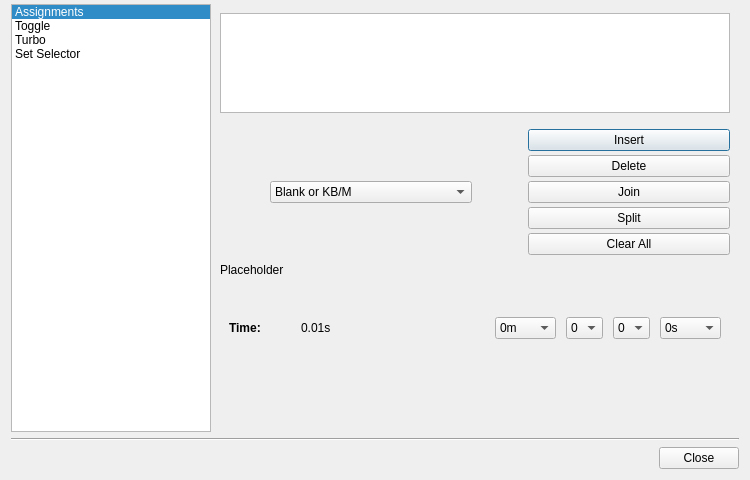
<?xml version="1.0" encoding="UTF-8"?>
<ui version="4.0">
 <class>AdvanceButtonDialog</class>
 <widget class="QDialog" name="AdvanceButtonDialog">
  <property name="windowModality">
   <enum>Qt::NonModal</enum>
  </property>
  <property name="geometry">
   <rect>
    <x>0</x>
    <y>0</y>
    <width>750</width>
    <height>480</height>
   </rect>
  </property>
  <property name="sizePolicy">
   <sizepolicy hsizetype="Preferred" vsizetype="Preferred">
    <horstretch>0</horstretch>
    <verstretch>0</verstretch>
   </sizepolicy>
  </property>
  <property name="minimumSize">
   <size>
    <width>750</width>
    <height>480</height>
   </size>
  </property>
  <property name="windowTitle">
   <string>Advanced</string>
  </property>
  <property name="styleSheet">
   <string notr="true"/>
  </property>
  <property name="modal">
   <bool>false</bool>
  </property>
  <layout class="QVBoxLayout" name="verticalLayout">
   <property name="spacing">
    <number>6</number>
   </property>
   <property name="topMargin">
    <number>4</number>
   </property>
   <item>
    <layout class="QHBoxLayout" name="horizontalLayout" stretch="0,0">
     <property name="spacing">
      <number>0</number>
     </property>
     <item>
      <widget class="QListWidget" name="listWidget">
       <property name="enabled">
        <bool>true</bool>
       </property>
       <property name="sizePolicy">
        <sizepolicy hsizetype="Fixed" vsizetype="Expanding">
         <horstretch>0</horstretch>
         <verstretch>0</verstretch>
        </sizepolicy>
       </property>
       <property name="maximumSize">
        <size>
         <width>200</width>
         <height>16777215</height>
        </size>
       </property>
       <property name="currentRow">
        <number>0</number>
       </property>
       <item>
        <property name="text">
         <string>Assignments</string>
        </property>
       </item>
       <item>
        <property name="text">
         <string>Toggle</string>
        </property>
       </item>
       <item>
        <property name="text">
         <string>Turbo</string>
        </property>
       </item>
       <item>
        <property name="text">
         <string>Set Selector</string>
        </property>
       </item>
      </widget>
     </item>
     <item>
      <widget class="QStackedWidget" name="stackedWidget">
       <property name="sizePolicy">
        <sizepolicy hsizetype="Expanding" vsizetype="Preferred">
         <horstretch>0</horstretch>
         <verstretch>0</verstretch>
        </sizepolicy>
       </property>
       <property name="currentIndex">
        <number>0</number>
       </property>
       <widget class="QWidget" name="page">
        <layout class="QVBoxLayout" name="verticalLayout_9">
         <item>
          <widget class="SlotItemListWidget" name="slotListWidget">
           <property name="sizePolicy">
            <sizepolicy hsizetype="Expanding" vsizetype="Fixed">
             <horstretch>0</horstretch>
             <verstretch>0</verstretch>
            </sizepolicy>
           </property>
           <property name="minimumSize">
            <size>
             <width>0</width>
             <height>100</height>
            </size>
           </property>
           <property name="maximumSize">
            <size>
             <width>16777215</width>
             <height>100</height>
            </size>
           </property>
           <property name="autoFillBackground">
            <bool>false</bool>
           </property>
           <property name="frameShape">
            <enum>QFrame::StyledPanel</enum>
           </property>
           <property name="frameShadow">
            <enum>QFrame::Sunken</enum>
           </property>
           <property name="lineWidth">
            <number>1</number>
           </property>
           <property name="midLineWidth">
            <number>0</number>
           </property>
           <property name="verticalScrollBarPolicy">
            <enum>Qt::ScrollBarAlwaysOff</enum>
           </property>
           <property name="selectionMode">
            <enum>QAbstractItemView::ExtendedSelection</enum>
           </property>
           <property name="flow">
            <enum>QListView::LeftToRight</enum>
           </property>
           <property name="spacing">
            <number>0</number>
           </property>
           <property name="viewMode">
            <enum>QListView::ListMode</enum>
           </property>
           <property name="selectionRectVisible">
            <bool>false</bool>
           </property>
          </widget>
         </item>
         <item>
          <spacer name="verticalSpacer_5">
           <property name="orientation">
            <enum>Qt::Vertical</enum>
           </property>
           <property name="sizeType">
            <enum>QSizePolicy::Fixed</enum>
           </property>
           <property name="sizeHint" stdset="0">
            <size>
             <width>20</width>
             <height>10</height>
            </size>
           </property>
          </spacer>
         </item>
         <item>
          <layout class="QHBoxLayout" name="horizontalLayout_5" stretch="0,0,0,0">
           <property name="bottomMargin">
            <number>0</number>
           </property>
           <item>
            <spacer name="horizontalSpacer">
             <property name="orientation">
              <enum>Qt::Horizontal</enum>
             </property>
             <property name="sizeType">
              <enum>QSizePolicy::Fixed</enum>
             </property>
             <property name="sizeHint" stdset="0">
              <size>
               <width>50</width>
               <height>20</height>
              </size>
             </property>
            </spacer>
           </item>
           <item>
            <widget class="QComboBox" name="slotTypeComboBox">
             <item>
              <property name="text">
               <string>Blank or KB/M</string>
              </property>
             </item>
             <item>
              <property name="text">
               <string>Cycle</string>
              </property>
             </item>
             <item>
              <property name="text">
               <string>Delay</string>
              </property>
             </item>
             <item>
              <property name="text">
               <string>Distance</string>
              </property>
             </item>
             <item>
              <property name="text">
               <string>Execute</string>
              </property>
             </item>
             <item>
              <property name="text">
               <string>Hold</string>
              </property>
             </item>
             <item>
              <property name="text">
               <string>Load</string>
              </property>
             </item>
             <item>
              <property name="text">
               <string>Mouse Mod</string>
              </property>
             </item>
             <item>
              <property name="text">
               <string>Pause</string>
              </property>
             </item>
             <item>
              <property name="text">
               <string>Press Time</string>
              </property>
             </item>
             <item>
              <property name="text">
               <string>Release</string>
              </property>
             </item>
             <item>
              <property name="text">
               <string>Set Change</string>
              </property>
             </item>
             <item>
              <property name="text">
               <string>Text Entry</string>
              </property>
             </item>
            </widget>
           </item>
           <item>
            <spacer name="horizontalSpacer_2">
             <property name="orientation">
              <enum>Qt::Horizontal</enum>
             </property>
             <property name="sizeType">
              <enum>QSizePolicy::Fixed</enum>
             </property>
             <property name="sizeHint" stdset="0">
              <size>
               <width>50</width>
               <height>20</height>
              </size>
             </property>
            </spacer>
           </item>
           <item>
            <layout class="QVBoxLayout" name="verticalLayout_2">
             <property name="spacing">
              <number>4</number>
             </property>
             <item>
              <widget class="QPushButton" name="insertSlotButton">
               <property name="minimumSize">
                <size>
                 <width>0</width>
                 <height>20</height>
                </size>
               </property>
               <property name="toolTip">
                <string>Insert a new blank slot.</string>
               </property>
               <property name="text">
                <string>Insert</string>
               </property>
               <property name="icon">
                <iconset theme="list-add">
                 <normaloff>.</normaloff>.</iconset>
               </property>
              </widget>
             </item>
             <item>
              <widget class="QPushButton" name="deleteSlotButton">
               <property name="minimumSize">
                <size>
                 <width>0</width>
                 <height>20</height>
                </size>
               </property>
               <property name="toolTip">
                <string>Delete a slot.</string>
               </property>
               <property name="text">
                <string>Delete</string>
               </property>
               <property name="icon">
                <iconset theme="list-remove">
                 <normaloff>.</normaloff>.</iconset>
               </property>
              </widget>
             </item>
             <item>
              <widget class="QPushButton" name="joinSlotButton">
               <property name="minimumSize">
                <size>
                 <width>0</width>
                 <height>20</height>
                </size>
               </property>
               <property name="text">
                <string>Join</string>
               </property>
               <property name="icon">
                <iconset theme="join_slots" resource="../resources.qrc">
                 <normaloff>:/images/actions/join_slots.png</normaloff>:/images/actions/join_slots.png</iconset>
               </property>
              </widget>
             </item>
             <item>
              <widget class="QPushButton" name="splitSlotButton">
               <property name="minimumSize">
                <size>
                 <width>0</width>
                 <height>20</height>
                </size>
               </property>
               <property name="text">
                <string>Split</string>
               </property>
               <property name="icon">
                <iconset theme="split_slot" resource="../resources.qrc">
                 <normaloff>:/images/actions/split_slot.png</normaloff>:/images/actions/split_slot.png</iconset>
               </property>
              </widget>
             </item>
             <item>
              <widget class="QPushButton" name="clearAllPushButton">
               <property name="minimumSize">
                <size>
                 <width>0</width>
                 <height>20</height>
                </size>
               </property>
               <property name="toolTip">
                <string>Clear all currently assigned slots.</string>
               </property>
               <property name="text">
                <string>Clear All</string>
               </property>
               <property name="icon">
                <iconset theme="edit-delete">
                 <normaloff>.</normaloff>.</iconset>
               </property>
              </widget>
             </item>
            </layout>
           </item>
          </layout>
         </item>
         <item>
          <spacer name="verticalSpacer_2">
           <property name="orientation">
            <enum>Qt::Vertical</enum>
           </property>
           <property name="sizeType">
            <enum>QSizePolicy::Fixed</enum>
           </property>
           <property name="sizeHint" stdset="0">
            <size>
             <width>20</width>
             <height>2</height>
            </size>
           </property>
          </spacer>
         </item>
         <item>
          <widget class="QLabel" name="slotTypeHelpLabel">
           <property name="text">
            <string>Placeholder</string>
           </property>
           <property name="wordWrap">
            <bool>true</bool>
           </property>
          </widget>
         </item>
         <item>
          <widget class="QStackedWidget" name="slotControlsStackedWidget">
           <property name="currentIndex">
            <number>0</number>
           </property>
           <widget class="QWidget" name="timePage">
            <layout class="QVBoxLayout" name="verticalLayout_12">
             <item>
              <spacer name="verticalSpacer_7">
               <property name="orientation">
                <enum>Qt::Vertical</enum>
               </property>
               <property name="sizeType">
                <enum>QSizePolicy::Fixed</enum>
               </property>
               <property name="sizeHint" stdset="0">
                <size>
                 <width>20</width>
                 <height>20</height>
                </size>
               </property>
              </spacer>
             </item>
             <item>
              <layout class="QHBoxLayout" name="horizontalLayout_2">
               <property name="spacing">
                <number>40</number>
               </property>
               <item>
                <layout class="QHBoxLayout" name="horizontalLayout_9">
                 <item>
                  <widget class="QLabel" name="label_5">
                   <property name="sizePolicy">
                    <sizepolicy hsizetype="Fixed" vsizetype="Preferred">
                     <horstretch>0</horstretch>
                     <verstretch>0</verstretch>
                    </sizepolicy>
                   </property>
                   <property name="font">
                    <font>
                     <weight>75</weight>
                     <bold>true</bold>
                    </font>
                   </property>
                   <property name="toolTip">
                    <string>Specify the duration of an inserted Pause or Hold slot.</string>
                   </property>
                   <property name="text">
                    <string>Time:</string>
                   </property>
                  </widget>
                 </item>
                 <item>
                  <widget class="QLabel" name="actionTimeLabel">
                   <property name="font">
                    <font>
                     <weight>50</weight>
                     <bold>false</bold>
                    </font>
                   </property>
                   <property name="text">
                    <string>0.01s</string>
                   </property>
                  </widget>
                 </item>
                </layout>
               </item>
               <item>
                <layout class="QHBoxLayout" name="horizontalLayout_10">
                 <property name="spacing">
                  <number>10</number>
                 </property>
                 <item>
                  <widget class="QComboBox" name="actionMinutesComboBox">
                   <item>
                    <property name="text">
                     <string>0m</string>
                    </property>
                   </item>
                  </widget>
                 </item>
                 <item>
                  <widget class="QComboBox" name="actionSecondsComboBox">
                   <property name="sizePolicy">
                    <sizepolicy hsizetype="Fixed" vsizetype="Fixed">
                     <horstretch>0</horstretch>
                     <verstretch>0</verstretch>
                    </sizepolicy>
                   </property>
                   <property name="minimumSize">
                    <size>
                     <width>0</width>
                     <height>0</height>
                    </size>
                   </property>
                   <property name="maxVisibleItems">
                    <number>11</number>
                   </property>
                   <item>
                    <property name="text">
                     <string>0</string>
                    </property>
                   </item>
                  </widget>
                 </item>
                 <item>
                  <widget class="QComboBox" name="actionTenthsComboBox">
                   <property name="sizePolicy">
                    <sizepolicy hsizetype="Fixed" vsizetype="Fixed">
                     <horstretch>0</horstretch>
                     <verstretch>0</verstretch>
                    </sizepolicy>
                   </property>
                   <property name="minimumSize">
                    <size>
                     <width>0</width>
                     <height>0</height>
                    </size>
                   </property>
                   <property name="currentIndex">
                    <number>0</number>
                   </property>
                   <item>
                    <property name="text">
                     <string>0</string>
                    </property>
                   </item>
                  </widget>
                 </item>
                 <item>
                  <widget class="QComboBox" name="actionHundredthsComboBox">
                   <item>
                    <property name="text">
                     <string>0s</string>
                    </property>
                   </item>
                  </widget>
                 </item>
                </layout>
               </item>
              </layout>
             </item>
            </layout>
           </widget>
           <widget class="QWidget" name="mouseModPage">
            <layout class="QVBoxLayout" name="verticalLayout_11">
             <item>
              <layout class="QHBoxLayout" name="horizontalLayout_6">
               <item>
                <widget class="QLabel" name="label_8">
                 <property name="font">
                  <font>
                   <weight>75</weight>
                   <bold>true</bold>
                  </font>
                 </property>
                 <property name="toolTip">
                  <string/>
                 </property>
                 <property name="text">
                  <string>&amp;Mouse Speed Mod:</string>
                 </property>
                 <property name="buddy">
                  <cstring>mouseSpeedModSpinBox</cstring>
                 </property>
                </widget>
               </item>
               <item>
                <widget class="QSpinBox" name="mouseSpeedModSpinBox">
                 <property name="minimumSize">
                  <size>
                   <width>81</width>
                   <height>0</height>
                  </size>
                 </property>
                 <property name="toolTip">
                  <string>Set the percentage that mouse speeds will be modified by.</string>
                 </property>
                 <property name="suffix">
                  <string>%</string>
                 </property>
                 <property name="minimum">
                  <number>1</number>
                 </property>
                 <property name="maximum">
                  <number>400</number>
                 </property>
                 <property name="singleStep">
                  <number>1</number>
                 </property>
                 <property name="value">
                  <number>100</number>
                 </property>
                </widget>
               </item>
              </layout>
             </item>
            </layout>
           </widget>
           <widget class="QWidget" name="distancePage">
            <layout class="QVBoxLayout" name="verticalLayout_13">
             <item>
              <layout class="QHBoxLayout" name="horizontalLayout_11">
               <property name="spacing">
                <number>20</number>
               </property>
               <item>
                <widget class="QLabel" name="label_6">
                 <property name="font">
                  <font>
                   <weight>75</weight>
                   <bold>true</bold>
                  </font>
                 </property>
                 <property name="toolTip">
                  <string>Specify the range past an axis dead zone in which a sequence of actions will execute.</string>
                 </property>
                 <property name="text">
                  <string>Distance: </string>
                 </property>
                 <property name="buddy">
                  <cstring>distanceSpinBox</cstring>
                 </property>
                </widget>
               </item>
               <item>
                <widget class="QSpinBox" name="distanceSpinBox">
                 <property name="minimumSize">
                  <size>
                   <width>81</width>
                   <height>0</height>
                  </size>
                 </property>
                 <property name="toolTip">
                  <string>Specify the range past an axis dead zone in which a sequence of actions will execute.</string>
                 </property>
                 <property name="suffix">
                  <string>%</string>
                 </property>
                 <property name="minimum">
                  <number>1</number>
                 </property>
                 <property name="maximum">
                  <number>100</number>
                 </property>
                 <property name="singleStep">
                  <number>1</number>
                 </property>
                </widget>
               </item>
              </layout>
             </item>
            </layout>
           </widget>
           <widget class="QWidget" name="resetCyclePage">
            <layout class="QVBoxLayout" name="verticalLayout_14">
             <item>
              <layout class="QHBoxLayout" name="horizontalLayout_7">
               <property name="spacing">
                <number>10</number>
               </property>
               <item>
                <widget class="QCheckBox" name="autoResetCycleCheckBox">
                 <property name="enabled">
                  <bool>true</bool>
                 </property>
                 <property name="font">
                  <font>
                   <weight>75</weight>
                   <bold>true</bold>
                  </font>
                 </property>
                 <property name="text">
                  <string>Auto Reset Cycle After</string>
                 </property>
                </widget>
               </item>
               <item>
                <widget class="QDoubleSpinBox" name="resetCycleDoubleSpinBox">
                 <property name="enabled">
                  <bool>false</bool>
                 </property>
                 <property name="maximum">
                  <double>60.000000000000000</double>
                 </property>
                 <property name="singleStep">
                  <double>0.500000000000000</double>
                 </property>
                 <property name="value">
                  <double>1.000000000000000</double>
                 </property>
                </widget>
               </item>
               <item>
                <widget class="QLabel" name="resetCycleSecondsLabel">
                 <property name="enabled">
                  <bool>true</bool>
                 </property>
                 <property name="font">
                  <font>
                   <weight>75</weight>
                   <bold>true</bold>
                  </font>
                 </property>
                 <property name="text">
                  <string>seconds</string>
                 </property>
                </widget>
               </item>
              </layout>
             </item>
            </layout>
           </widget>
           <widget class="QWidget" name="loadPage">
            <layout class="QVBoxLayout" name="verticalLayout_16">
             <item>
              <widget class="QPushButton" name="loadProfilePushButton">
               <property name="text">
                <string>Choose Profile</string>
               </property>
              </widget>
             </item>
            </layout>
           </widget>
           <widget class="QWidget" name="slotSetChangePage">
            <layout class="QVBoxLayout" name="verticalLayout_15">
             <item>
              <widget class="QComboBox" name="slotSetChangeComboBox"/>
             </item>
            </layout>
           </widget>
           <widget class="QWidget" name="textEntryPage">
            <layout class="QVBoxLayout" name="verticalLayout_17">
             <item>
              <widget class="QLineEdit" name="textEntryLineEdit"/>
             </item>
            </layout>
           </widget>
           <widget class="QWidget" name="execPage">
            <layout class="QVBoxLayout" name="verticalLayout_19">
             <item>
              <layout class="QVBoxLayout" name="verticalLayout_18">
               <item>
                <layout class="QHBoxLayout" name="horizontalLayout_13">
                 <item>
                  <widget class="QLabel" name="label_4">
                   <property name="text">
                    <string>Executable:</string>
                   </property>
                  </widget>
                 </item>
                 <item>
                  <widget class="QLineEdit" name="execLineEdit"/>
                 </item>
                 <item>
                  <widget class="QToolButton" name="execToolButton">
                   <property name="text">
                    <string>...</string>
                   </property>
                  </widget>
                 </item>
                </layout>
               </item>
               <item>
                <layout class="QHBoxLayout" name="horizontalLayout_12">
                 <item>
                  <widget class="QLabel" name="label_2">
                   <property name="text">
                    <string>Arguments:</string>
                   </property>
                  </widget>
                 </item>
                 <item>
                  <widget class="QLineEdit" name="execArgumentsLineEdit"/>
                 </item>
                </layout>
               </item>
              </layout>
             </item>
            </layout>
           </widget>
          </widget>
         </item>
         <item>
          <spacer name="verticalSpacer_6">
           <property name="orientation">
            <enum>Qt::Vertical</enum>
           </property>
           <property name="sizeType">
            <enum>QSizePolicy::Expanding</enum>
           </property>
           <property name="sizeHint" stdset="0">
            <size>
             <width>20</width>
             <height>10</height>
            </size>
           </property>
          </spacer>
         </item>
        </layout>
       </widget>
       <widget class="QWidget" name="page_2">
        <layout class="QVBoxLayout" name="verticalLayout_7">
         <item>
          <layout class="QVBoxLayout" name="verticalLayout_6">
           <property name="spacing">
            <number>20</number>
           </property>
           <item>
            <widget class="QLabel" name="toggleLabel">
             <property name="text">
              <string>Enabled</string>
             </property>
            </widget>
           </item>
           <item>
            <widget class="QCheckBox" name="toggleCheckbox">
             <property name="text">
              <string/>
             </property>
            </widget>
           </item>
          </layout>
         </item>
         <item>
          <spacer name="verticalSpacer_3">
           <property name="orientation">
            <enum>Qt::Vertical</enum>
           </property>
           <property name="sizeHint" stdset="0">
            <size>
             <width>20</width>
             <height>302</height>
            </size>
           </property>
          </spacer>
         </item>
        </layout>
       </widget>
       <widget class="QWidget" name="page_3">
        <layout class="QVBoxLayout" name="verticalLayout_10">
         <item>
          <layout class="QHBoxLayout" name="horizontalLayout_8">
           <item>
            <layout class="QVBoxLayout" name="verticalLayout_4">
             <item>
              <widget class="QLabel" name="label">
               <property name="sizePolicy">
                <sizepolicy hsizetype="Preferred" vsizetype="Fixed">
                 <horstretch>0</horstretch>
                 <verstretch>0</verstretch>
                </sizepolicy>
               </property>
               <property name="text">
                <string>Enabled</string>
               </property>
              </widget>
             </item>
             <item>
              <widget class="QCheckBox" name="turboCheckbox">
               <property name="text">
                <string/>
               </property>
              </widget>
             </item>
            </layout>
           </item>
           <item>
            <layout class="QVBoxLayout" name="verticalLayout_3">
             <item>
              <widget class="QLabel" name="turboModeLabel">
               <property name="sizePolicy">
                <sizepolicy hsizetype="Preferred" vsizetype="Fixed">
                 <horstretch>0</horstretch>
                 <verstretch>0</verstretch>
                </sizepolicy>
               </property>
               <property name="text">
                <string>Mode:</string>
               </property>
              </widget>
             </item>
             <item>
              <widget class="QComboBox" name="turboModeComboBox">
               <property name="enabled">
                <bool>false</bool>
               </property>
               <property name="toolTip">
                <string>&lt;html&gt;&lt;head/&gt;&lt;body&gt;&lt;p&gt;Normal: Repeatedly press and release a button by the chosen rate.&lt;/p&gt;&lt;p&gt;Gradient: Modify the button press and button release delay based on how far an axis has been moved. The rate will remain the same.&lt;/p&gt;&lt;p&gt;Pulse: Modify how many times a button is pressed and released per second. The button delay will remain the same.&lt;/p&gt;&lt;/body&gt;&lt;/html&gt;</string>
               </property>
               <item>
                <property name="text">
                 <string>Normal</string>
                </property>
               </item>
               <item>
                <property name="text">
                 <string>Gradient</string>
                </property>
               </item>
               <item>
                <property name="text">
                 <string>Pulse</string>
                </property>
               </item>
              </widget>
             </item>
            </layout>
           </item>
          </layout>
         </item>
         <item>
          <spacer name="verticalSpacer">
           <property name="orientation">
            <enum>Qt::Vertical</enum>
           </property>
           <property name="sizeType">
            <enum>QSizePolicy::Fixed</enum>
           </property>
           <property name="sizeHint" stdset="0">
            <size>
             <width>20</width>
             <height>20</height>
            </size>
           </property>
          </spacer>
         </item>
         <item>
          <layout class="QHBoxLayout" name="horizontalLayout_3">
           <property name="spacing">
            <number>6</number>
           </property>
           <property name="topMargin">
            <number>0</number>
           </property>
           <item>
            <widget class="QLabel" name="delayHelpLabel">
             <property name="sizePolicy">
              <sizepolicy hsizetype="Preferred" vsizetype="Preferred">
               <horstretch>0</horstretch>
               <verstretch>0</verstretch>
              </sizepolicy>
             </property>
             <property name="minimumSize">
              <size>
               <width>0</width>
               <height>0</height>
              </size>
             </property>
             <property name="maximumSize">
              <size>
               <width>16777215</width>
               <height>20</height>
              </size>
             </property>
             <property name="text">
              <string>Delay:</string>
             </property>
            </widget>
           </item>
           <item>
            <widget class="QLabel" name="delayValueLabel">
             <property name="sizePolicy">
              <sizepolicy hsizetype="Preferred" vsizetype="Preferred">
               <horstretch>0</horstretch>
               <verstretch>0</verstretch>
              </sizepolicy>
             </property>
             <property name="minimumSize">
              <size>
               <width>0</width>
               <height>0</height>
              </size>
             </property>
             <property name="maximumSize">
              <size>
               <width>16777215</width>
               <height>20</height>
              </size>
             </property>
             <property name="text">
              <string>0.10s</string>
             </property>
            </widget>
           </item>
          </layout>
         </item>
         <item>
          <widget class="QSlider" name="turboSlider">
           <property name="enabled">
            <bool>false</bool>
           </property>
           <property name="sizePolicy">
            <sizepolicy hsizetype="Expanding" vsizetype="Fixed">
             <horstretch>0</horstretch>
             <verstretch>0</verstretch>
            </sizepolicy>
           </property>
           <property name="minimum">
            <number>0</number>
           </property>
           <property name="maximum">
            <number>400</number>
           </property>
           <property name="pageStep">
            <number>10</number>
           </property>
           <property name="value">
            <number>10</number>
           </property>
           <property name="tracking">
            <bool>true</bool>
           </property>
           <property name="orientation">
            <enum>Qt::Horizontal</enum>
           </property>
           <property name="invertedAppearance">
            <bool>false</bool>
           </property>
           <property name="invertedControls">
            <bool>false</bool>
           </property>
           <property name="tickPosition">
            <enum>QSlider::TicksBelow</enum>
           </property>
           <property name="tickInterval">
            <number>10</number>
           </property>
          </widget>
         </item>
         <item>
          <widget class="QCheckBox" name="randomTurboCheckBox">
           <property name="enabled">
            <bool>false</bool>
           </property>
           <property name="toolTip">
            <string>Choose a new press-to-press interval for every turbo cycle.</string>
           </property>
           <property name="text">
            <string>Random interval</string>
           </property>
          </widget>
         </item>
         <item>
          <layout class="QHBoxLayout" name="randomTurboRangeLayout">
           <item>
            <widget class="QLabel" name="randomTurboMinimumLabel">
             <property name="text">
              <string>Minimum:</string>
             </property>
            </widget>
           </item>
           <item>
            <widget class="QSpinBox" name="randomTurboMinimumSpinBox">
             <property name="enabled">
              <bool>false</bool>
             </property>
             <property name="suffix">
              <string> ms</string>
             </property>
             <property name="minimum">
              <number>20</number>
             </property>
             <property name="maximum">
              <number>4000</number>
             </property>
             <property name="singleStep">
              <number>10</number>
             </property>
             <property name="value">
              <number>100</number>
             </property>
            </widget>
           </item>
           <item>
            <widget class="QLabel" name="randomTurboMaximumLabel">
             <property name="text">
              <string>Maximum:</string>
             </property>
            </widget>
           </item>
           <item>
            <widget class="QSpinBox" name="randomTurboMaximumSpinBox">
             <property name="enabled">
              <bool>false</bool>
             </property>
             <property name="suffix">
              <string> ms</string>
             </property>
             <property name="minimum">
              <number>20</number>
             </property>
             <property name="maximum">
              <number>4000</number>
             </property>
             <property name="singleStep">
              <number>10</number>
             </property>
             <property name="value">
              <number>100</number>
             </property>
            </widget>
           </item>
          </layout>
         </item>
         <item>
          <spacer name="verticalSpacer_4">
           <property name="orientation">
            <enum>Qt::Vertical</enum>
           </property>
           <property name="sizeType">
            <enum>QSizePolicy::Fixed</enum>
           </property>
           <property name="sizeHint" stdset="0">
            <size>
             <width>20</width>
             <height>20</height>
            </size>
           </property>
          </spacer>
         </item>
         <item>
          <layout class="QHBoxLayout" name="horizontalLayout_4">
           <item alignment="Qt::AlignTop">
            <widget class="QLabel" name="rateHelpLabel">
             <property name="text">
              <string>Rate:</string>
             </property>
            </widget>
           </item>
           <item alignment="Qt::AlignTop">
            <widget class="QLabel" name="rateValueLabel">
             <property name="text">
              <string>10.0/s</string>
             </property>
            </widget>
           </item>
          </layout>
         </item>
        </layout>
       </widget>
       <widget class="QWidget" name="page_4">
        <layout class="QVBoxLayout" name="verticalLayout_8">
         <item>
          <layout class="QVBoxLayout" name="verticalLayout_5">
           <property name="spacing">
            <number>30</number>
           </property>
           <item>
            <widget class="QLabel" name="label_3">
             <property name="text">
              <string>Enabled</string>
             </property>
            </widget>
           </item>
           <item>
            <widget class="QComboBox" name="setSelectionComboBox">
             <property name="currentIndex">
              <number>0</number>
             </property>
             <property name="maxVisibleItems">
              <number>30</number>
             </property>
             <item>
              <property name="text">
               <string>Disabled</string>
              </property>
             </item>
             <item>
              <property name="text">
               <string>Select Set 1 One Way</string>
              </property>
             </item>
             <item>
              <property name="text">
               <string>Select Set 1 Two Way</string>
              </property>
             </item>
             <item>
              <property name="text">
               <string>Select Set 1 While Held</string>
              </property>
             </item>
             <item>
              <property name="text">
               <string>Select Set 2 One Way</string>
              </property>
             </item>
             <item>
              <property name="text">
               <string>Select Set 2 Two Way</string>
              </property>
             </item>
             <item>
              <property name="text">
               <string>Select Set 2 While Held</string>
              </property>
             </item>
             <item>
              <property name="text">
               <string>Select Set 3 One Way</string>
              </property>
             </item>
             <item>
              <property name="text">
               <string>Select Set 3 Two Way</string>
              </property>
             </item>
             <item>
              <property name="text">
               <string>Select Set 3 While Held</string>
              </property>
             </item>
             <item>
              <property name="text">
               <string>Select Set 4 One Way</string>
              </property>
             </item>
             <item>
              <property name="text">
               <string>Select Set 4 Two Way</string>
              </property>
             </item>
             <item>
              <property name="text">
               <string>Select Set 4 While Held</string>
              </property>
             </item>
             <item>
              <property name="text">
               <string>Select Set 5 One Way</string>
              </property>
             </item>
             <item>
              <property name="text">
               <string>Select Set 5 Two Way</string>
              </property>
             </item>
             <item>
              <property name="text">
               <string>Select Set 5 While Held</string>
              </property>
             </item>
             <item>
              <property name="text">
               <string>Select Set 6 One Way</string>
              </property>
             </item>
             <item>
              <property name="text">
               <string>Select Set 6 Two Way</string>
              </property>
             </item>
             <item>
              <property name="text">
               <string>Select Set 6 While Held</string>
              </property>
             </item>
             <item>
              <property name="text">
               <string>Select Set 7 One Way</string>
              </property>
             </item>
             <item>
              <property name="text">
               <string>Select Set 7 Two Way</string>
              </property>
             </item>
             <item>
              <property name="text">
               <string>Select Set 7 While Held</string>
              </property>
             </item>
             <item>
              <property name="text">
               <string>Select Set 8 One Way</string>
              </property>
             </item>
             <item>
              <property name="text">
               <string>Select Set 8 Two Way</string>
              </property>
             </item>
             <item>
              <property name="text">
               <string>Select Set 8 While Held</string>
              </property>
             </item>
            </widget>
           </item>
          </layout>
         </item>
         <item>
          <spacer name="verticalSpacer_8">
           <property name="orientation">
            <enum>Qt::Vertical</enum>
           </property>
           <property name="sizeHint" stdset="0">
            <size>
             <width>20</width>
             <height>289</height>
            </size>
           </property>
          </spacer>
         </item>
        </layout>
       </widget>
      </widget>
     </item>
    </layout>
   </item>
   <item>
    <widget class="Line" name="line">
     <property name="orientation">
      <enum>Qt::Horizontal</enum>
     </property>
    </widget>
   </item>
   <item>
    <widget class="QDialogButtonBox" name="buttonBox">
     <property name="orientation">
      <enum>Qt::Horizontal</enum>
     </property>
     <property name="standardButtons">
      <set>QDialogButtonBox::Close</set>
     </property>
    </widget>
   </item>
  </layout>
 </widget>
 <customwidgets>
  <customwidget>
   <class>SlotItemListWidget</class>
   <extends>QListWidget</extends>
   <header>slotitemlistwidget.h</header>
  </customwidget>
 </customwidgets>
 <resources>
  <include location="../resources.qrc"/>
 </resources>
 <connections>
  <connection>
   <sender>buttonBox</sender>
   <signal>accepted()</signal>
   <receiver>AdvanceButtonDialog</receiver>
   <slot>accept()</slot>
   <hints>
    <hint type="sourcelabel">
     <x>222</x>
     <y>406</y>
    </hint>
    <hint type="destinationlabel">
     <x>157</x>
     <y>274</y>
    </hint>
   </hints>
  </connection>
  <connection>
   <sender>buttonBox</sender>
   <signal>rejected()</signal>
   <receiver>AdvanceButtonDialog</receiver>
   <slot>reject()</slot>
   <hints>
    <hint type="sourcelabel">
     <x>290</x>
     <y>412</y>
    </hint>
    <hint type="destinationlabel">
     <x>286</x>
     <y>274</y>
    </hint>
   </hints>
  </connection>
  <connection>
   <sender>listWidget</sender>
   <signal>currentRowChanged(int)</signal>
   <receiver>stackedWidget</receiver>
   <slot>setCurrentIndex(int)</slot>
   <hints>
    <hint type="sourcelabel">
     <x>119</x>
     <y>90</y>
    </hint>
    <hint type="destinationlabel">
     <x>573</x>
     <y>14</y>
    </hint>
   </hints>
  </connection>
 </connections>
</ui>
